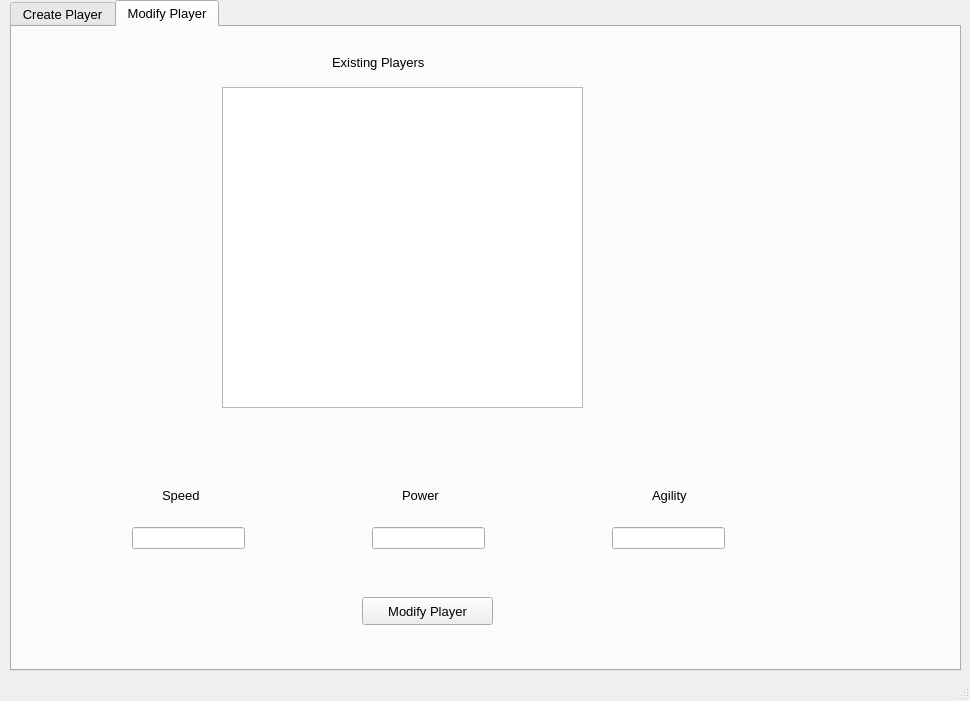
<?xml version="1.0" encoding="UTF-8"?>
<ui version="4.0">
 <class>mortalCombat</class>
 <widget class="QMainWindow" name="mortalCombat">
  <property name="geometry">
   <rect>
    <x>0</x>
    <y>0</y>
    <width>970</width>
    <height>701</height>
   </rect>
  </property>
  <property name="font">
   <font>
    <family>Arial</family>
    <pointsize>10</pointsize>
   </font>
  </property>
  <property name="windowTitle">
   <string>Mortal Combat</string>
  </property>
  <widget class="QWidget" name="centralwidget">
   <widget class="QTabWidget" name="tbMortalCombat">
    <property name="geometry">
     <rect>
      <x>10</x>
      <y>0</y>
      <width>951</width>
      <height>671</height>
     </rect>
    </property>
    <property name="currentIndex">
     <number>1</number>
    </property>
    <widget class="QWidget" name="tbCreatePlayer">
     <attribute name="title">
      <string>Create Player</string>
     </attribute>
     <widget class="QLabel" name="lblName">
      <property name="geometry">
       <rect>
        <x>30</x>
        <y>30</y>
        <width>141</width>
        <height>16</height>
       </rect>
      </property>
      <property name="text">
       <string>Enter Name</string>
      </property>
     </widget>
     <widget class="QLabel" name="lblSpeed">
      <property name="geometry">
       <rect>
        <x>30</x>
        <y>90</y>
        <width>101</width>
        <height>31</height>
       </rect>
      </property>
      <property name="text">
       <string>Enter Speed</string>
      </property>
     </widget>
     <widget class="QLabel" name="lblPower">
      <property name="geometry">
       <rect>
        <x>30</x>
        <y>170</y>
        <width>101</width>
        <height>21</height>
       </rect>
      </property>
      <property name="text">
       <string>Enter Power</string>
      </property>
     </widget>
     <widget class="QLabel" name="lblAgility">
      <property name="geometry">
       <rect>
        <x>30</x>
        <y>230</y>
        <width>121</width>
        <height>31</height>
       </rect>
      </property>
      <property name="text">
       <string>Enter Agility</string>
      </property>
     </widget>
     <widget class="QPushButton" name="btnCreate">
      <property name="geometry">
       <rect>
        <x>30</x>
        <y>310</y>
        <width>151</width>
        <height>28</height>
       </rect>
      </property>
      <property name="text">
       <string>Create Player</string>
      </property>
     </widget>
     <widget class="QLineEdit" name="txtName">
      <property name="geometry">
       <rect>
        <x>200</x>
        <y>30</y>
        <width>113</width>
        <height>22</height>
       </rect>
      </property>
     </widget>
     <widget class="QLineEdit" name="txtSpeed">
      <property name="geometry">
       <rect>
        <x>200</x>
        <y>90</y>
        <width>113</width>
        <height>22</height>
       </rect>
      </property>
     </widget>
     <widget class="QLineEdit" name="txtPower">
      <property name="geometry">
       <rect>
        <x>200</x>
        <y>170</y>
        <width>113</width>
        <height>22</height>
       </rect>
      </property>
     </widget>
     <widget class="QLineEdit" name="txtAgility">
      <property name="geometry">
       <rect>
        <x>200</x>
        <y>230</y>
        <width>113</width>
        <height>22</height>
       </rect>
      </property>
     </widget>
    </widget>
    <widget class="QWidget" name="tbModifyPlayer">
     <attribute name="title">
      <string>Modify Player</string>
     </attribute>
     <widget class="QLabel" name="lblExistingPlayers">
      <property name="geometry">
       <rect>
        <x>320</x>
        <y>20</y>
        <width>121</width>
        <height>31</height>
       </rect>
      </property>
      <property name="text">
       <string>Existing Players</string>
      </property>
     </widget>
     <widget class="QListWidget" name="lstExistingPlayers">
      <property name="geometry">
       <rect>
        <x>210</x>
        <y>60</y>
        <width>361</width>
        <height>321</height>
       </rect>
      </property>
     </widget>
     <widget class="QLineEdit" name="txtCurrentSpeed">
      <property name="geometry">
       <rect>
        <x>120</x>
        <y>500</y>
        <width>113</width>
        <height>22</height>
       </rect>
      </property>
     </widget>
     <widget class="QLineEdit" name="txtCurrentPower">
      <property name="geometry">
       <rect>
        <x>360</x>
        <y>500</y>
        <width>113</width>
        <height>22</height>
       </rect>
      </property>
     </widget>
     <widget class="QLineEdit" name="txtCurrentAgility">
      <property name="geometry">
       <rect>
        <x>600</x>
        <y>500</y>
        <width>113</width>
        <height>22</height>
       </rect>
      </property>
     </widget>
     <widget class="QPushButton" name="btnModify">
      <property name="geometry">
       <rect>
        <x>350</x>
        <y>570</y>
        <width>131</width>
        <height>28</height>
       </rect>
      </property>
      <property name="text">
       <string>Modify Player</string>
      </property>
     </widget>
     <widget class="QLabel" name="lblCurrentSpeed">
      <property name="geometry">
       <rect>
        <x>150</x>
        <y>460</y>
        <width>55</width>
        <height>16</height>
       </rect>
      </property>
      <property name="text">
       <string>Speed</string>
      </property>
     </widget>
     <widget class="QLabel" name="lblCurrentPower">
      <property name="geometry">
       <rect>
        <x>390</x>
        <y>460</y>
        <width>55</width>
        <height>16</height>
       </rect>
      </property>
      <property name="text">
       <string>Power</string>
      </property>
     </widget>
     <widget class="QLabel" name="lblCurrentAgility">
      <property name="geometry">
       <rect>
        <x>640</x>
        <y>460</y>
        <width>55</width>
        <height>16</height>
       </rect>
      </property>
      <property name="text">
       <string>Agility</string>
      </property>
     </widget>
    </widget>
   </widget>
  </widget>
  <widget class="QMenuBar" name="menubar">
   <property name="geometry">
    <rect>
     <x>0</x>
     <y>0</y>
     <width>970</width>
     <height>25</height>
    </rect>
   </property>
  </widget>
  <widget class="QStatusBar" name="statusbar"/>
 </widget>
 <resources/>
 <connections/>
</ui>
